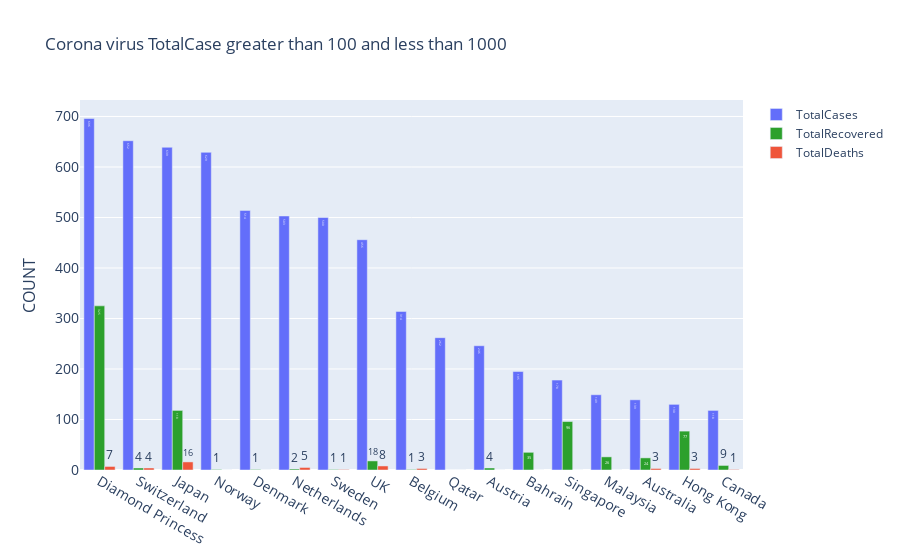

Notebook code cell kept with this figure:
### Code cell
fig = go.Figure()
fig.add_trace(go.Bar(
    x=df["Country,Other"][((df.TotalCases<1000 )&(df.TotalCases>100))],
    y=df.TotalCases[((df.TotalCases<1000 )&(df.TotalCases>100))],
    name='TotalCases',
    marker_color='#636EFA',
    text=df.TotalCases[((df.TotalCases<1000 )&(df.TotalCases>100))],
    textposition='auto'
))
fig.add_trace(go.Bar(
    x=df["Country,Other"][((df.TotalCases<1000 )&(df.TotalCases>100))],
    y=df["TotalRecovered"][((df.TotalCases<1000 )&(df.TotalCases>100))],
    name='TotalRecovered',
    marker_color='#2ca02c',
    text=df.TotalRecovered[((df.TotalCases<1000 )&(df.TotalCases>100))],
    textposition='auto'
))

fig.add_trace(go.Bar(
    x=df["Country,Other"][((df.TotalCases<1000 )&(df.TotalCases>100))],
    y=df.TotalDeaths[((df.TotalCases<1000 )&(df.TotalCases>100))],
    name='TotalDeaths',
    marker_color='#EF553B',
    text=df.TotalDeaths[((df.TotalCases<1000 )&(df.TotalCases>100))],
    textposition='auto'
))
fig.update_layout(title_text='Corona virus TotalCase greater than 100 and less than 1000',xaxis_tickfont_size=14,
    yaxis=dict(
        title='COUNT',
        titlefont_size=16,
        tickfont_size=14))
fig.show()

### Figure 1 — Plotly figure (JSON) as saved in the notebook; plotly's stock layout.template omitted (floating-point values rounded to 4 significant figures)
{"data": [{"marker": {"color": "#636EFA"}, "name": "TotalCases", "text": [696, 652, 639, 629, 514, 503, 500, 456, 314, 262, 246, 195, 178, 149, 139, 130, 118], "textposition": "auto", "type": "bar", "x": ["Diamond Princess", "Switzerland", "Japan", "Norway", "Denmark", "Netherlands", "Sweden", "UK", "Belgium", "Qatar", "Austria", "Bahrain", "Singapore", "Malaysia", "Australia", "Hong Kong", "Canada"], "y": [696, 652, 639, 629, 514, 503, 500, 456, 314, 262, 246, 195, 178, 149, 139, 130, 118]}, {"marker": {"color": "#2ca02c"}, "name": "TotalRecovered", "text": [325, 4, 118, 1, 1, 2, 1, 18, 1, 0, 4, 35, 96, 26, 24, 77, 9], "textposition": "auto", "type": "bar", "x": ["Diamond Princess", "Switzerland", "Japan", "Norway", "Denmark", "Netherlands", "Sweden", "UK", "Belgium", "Qatar", "Austria", "Bahrain", "Singapore", "Malaysia", "Australia", "Hong Kong", "Canada"], "y": [325, 4, 118, 1, 1, 2, 1, 18, 1, 0, 4, 35, 96, 26, 24, 77, 9]}, {"marker": {"color": "#EF553B"}, "name": "TotalDeaths", "text": [7, 4, 16, 0, 0, 5, 1, 8, 3, 0, 0, 0, 0, 0, 3, 3, 1], "textposition": "auto", "type": "bar", "x": ["Diamond Princess", "Switzerland", "Japan", "Norway", "Denmark", "Netherlands", "Sweden", "UK", "Belgium", "Qatar", "Austria", "Bahrain", "Singapore", "Malaysia", "Australia", "Hong Kong", "Canada"], "y": [7, 4, 16, 0, 0, 5, 1, 8, 3, 0, 0, 0, 0, 0, 3, 3, 1]}], "layout": {"title": {"text": "Corona virus TotalCase greater than 100 and less than 1000"}, "xaxis": {"tickfont": {"size": 14}}, "yaxis": {"tickfont": {"size": 14}, "title": {"font": {"size": 16}, "text": "COUNT"}}}}
